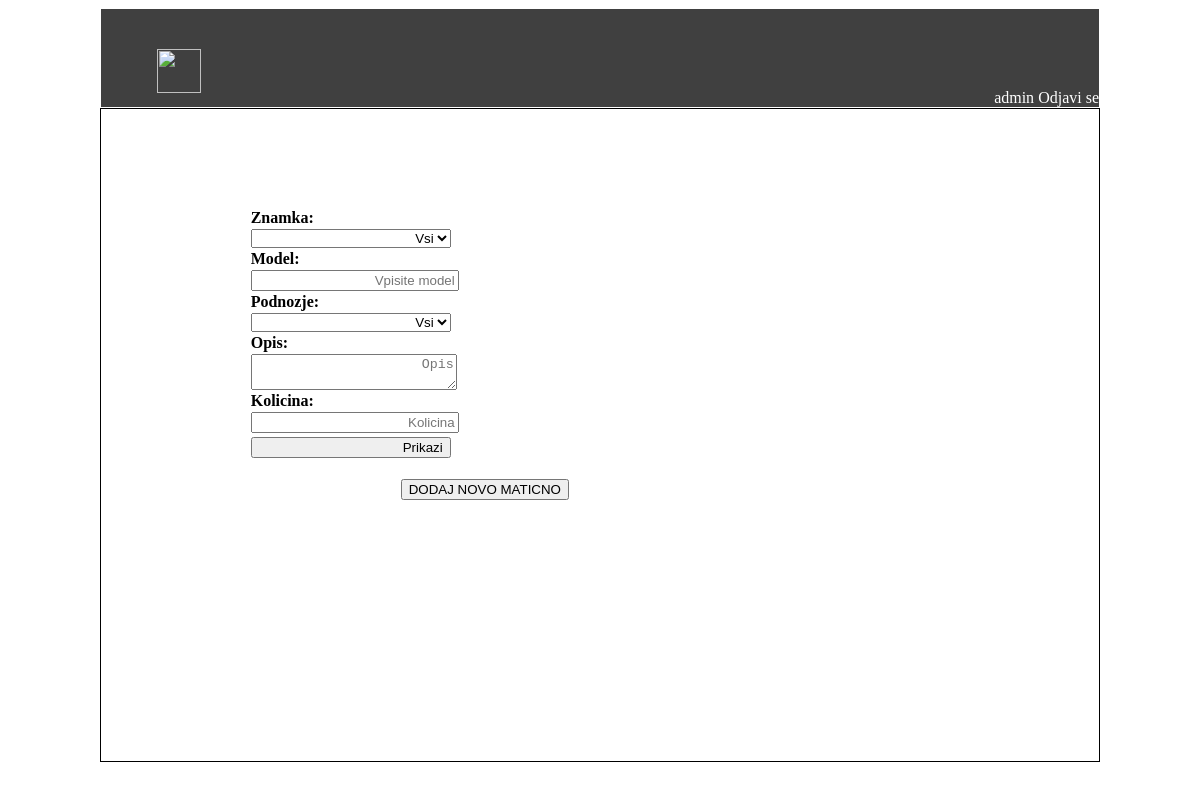
/app/maticne (signed in), run on an earlier commit of the app's database.
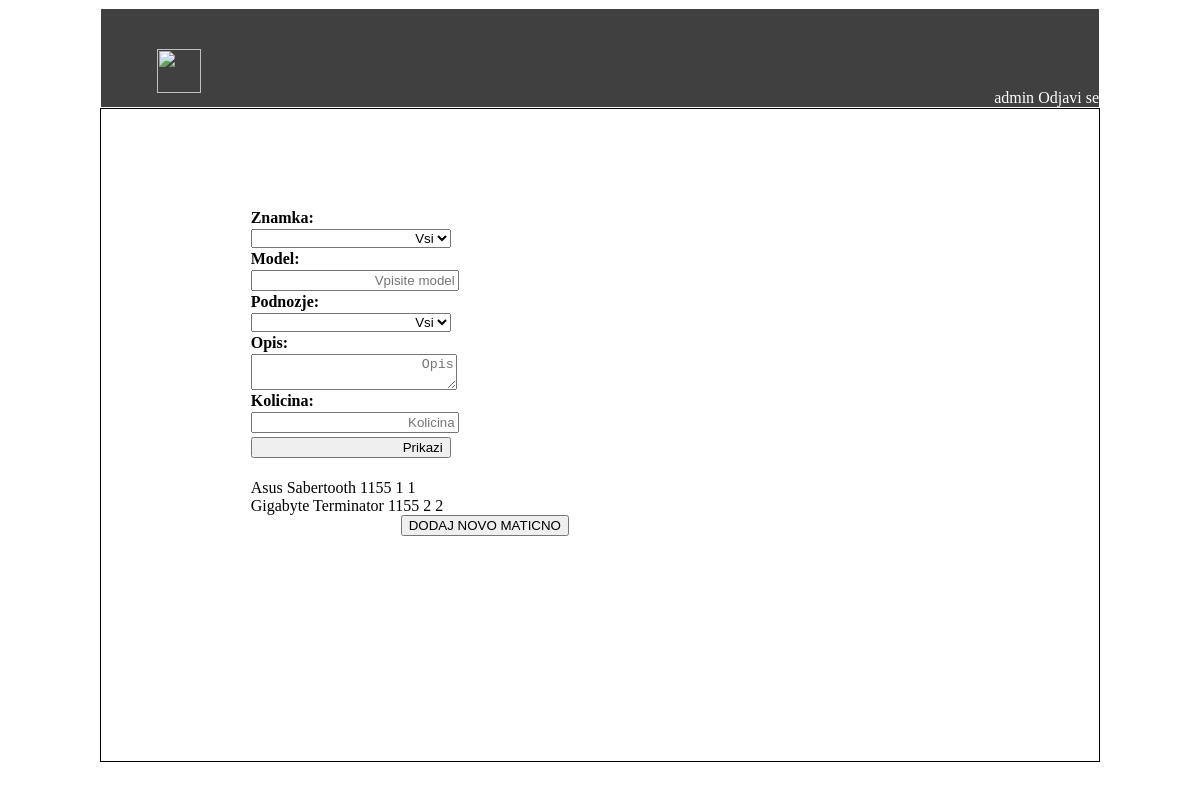
And on a later commit of the database.
### kalkulator/models.py (models this page shows)
class Maticna(models.Model):
    znamka = models.CharField(max_length=20)
    model = models.CharField(max_length=20)
    podnozje = models.CharField(max_length=20)
    opis = models.CharField(max_length=20)
    kolicina = models.CharField(max_length=20)

### kalkulator/views.py (the view, shortened to what this page needs)
@login_required
def maticne(request):
    context = {}
    maticne = Maticna.objects.all()
    znamke = Maticna.objects.values_list('znamka', flat=True).distinct()
    podnozja = Maticna.objects.values_list('podnozje', flat=True).distinct()
    context['znamke'] = znamke
    context['podnozja'] = podnozja
    context['maticne'] = maticne
    return render(request, 'kalkulator/maticne.html', context)

### kalkulator/templates/kalkulator/maticne.html (shortened to what this page needs)
{% extends "kalkulator/base.html" %}
{% block main %}
	<div id="Stanje">
		<form>
			<label>Znamka:</label><select name="znamka">
										<option>Vsi</option>
										</select>
			<label>Model:</label><input type="text" placeholder="Vpisite model" name="model">
			<label>Podnozje:</label><select name="podnozje">
										<option>Vsi</option>
										</select>
			<label>Opis:</label><textarea rows="2" placeholder="Opis" name="opis"></textarea>
			<label>Kolicina:</label><input type="text" placeholder="Kolicina" name="kolicina">
			<input type="submit" id="vpisi" value="Prikazi">
		</form>
		<br>
		<br>
		<br>
		<br>
		<br>
		<br>
		<br>
		<br>
		<br>
		<br>
		<br>
		<br>
		<br>
		<br>
		<br>
		{% for maticna in maticne %}
		{{maticna.znamka}} {{maticna.model}} {{ maticna.podnozje }} {{ maticna.opis}}  {{ maticna.kolicina }}  <br>
		{% endfor %}
		<a href="dodajMaticno" style="margin-left:150px">
			<button> DODAJ NOVO MATICNO</button>
		</a>
	</div>
{% endblock %}

What changed in the data, as far as the page shows it:
added Maticna: znamka "Asus", model "Sabertooth", podnozje "1155", opis "1", kolicina "1"
added Maticna: znamka "Gigabyte", model "Terminator", podnozje "1155", opis "2", kolicina "2"
